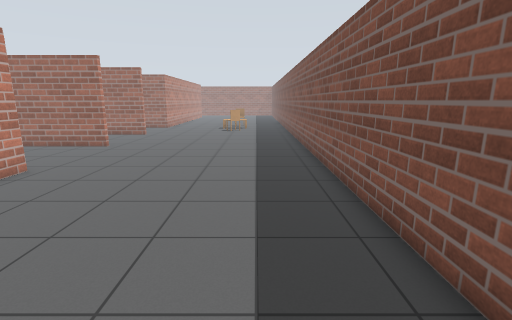
[1] (above)

16 first-person views from a walk through a world built for the Gazebo simulator. The camera is 1.3 m above the floor, tilts 12° down and sees 85° across. The floor is counted in squares, 0.5 m on a side. Each view is taken from the middle of a square. On the plan, view 1 faces up. The plan holds only what a view shows up to about 19 squares ahead; the rest is blank. The place goes on beyond the plan. Some stock models are drawn as simple stand-ins. Surface patterns are stand-ins for the level's own textures.

[2]
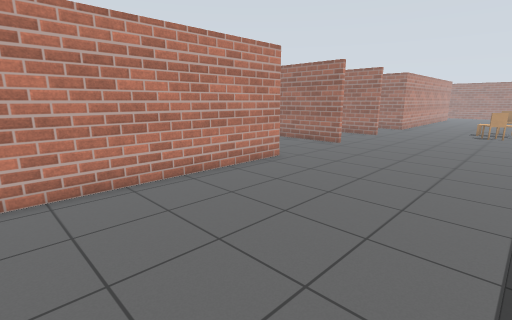

[3]
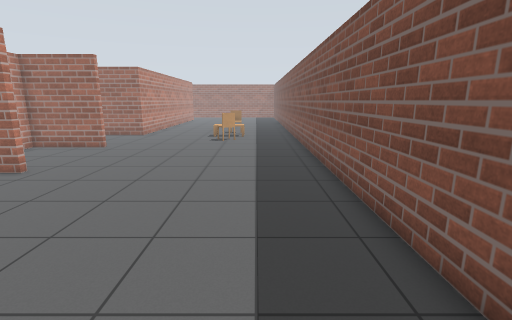

[4]
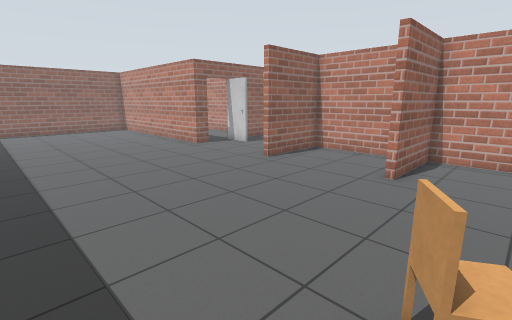

[5]
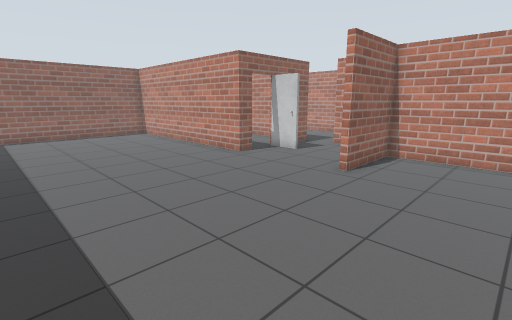

[6]
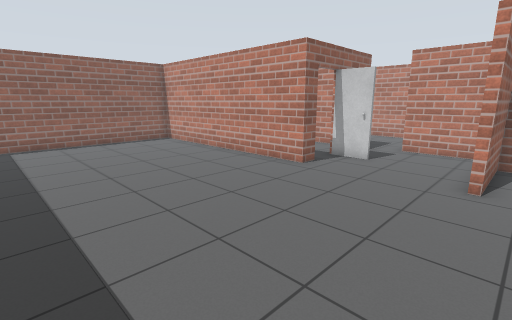

[7]
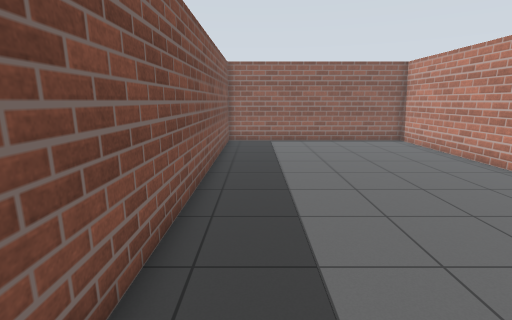

[8]
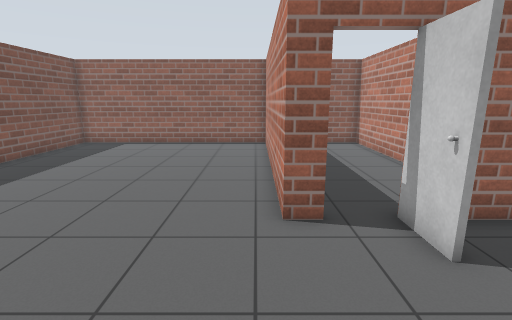

[9]
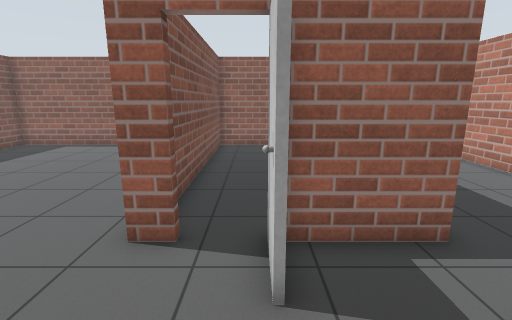

[10]
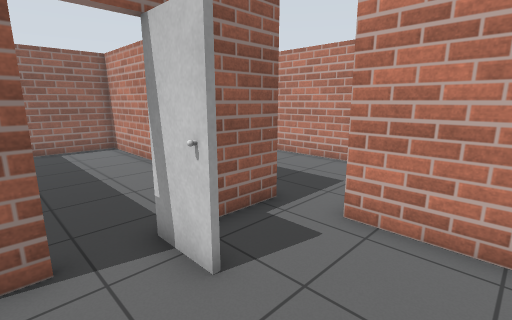

[11]
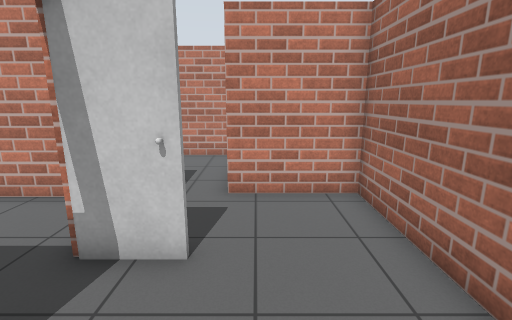

[12]
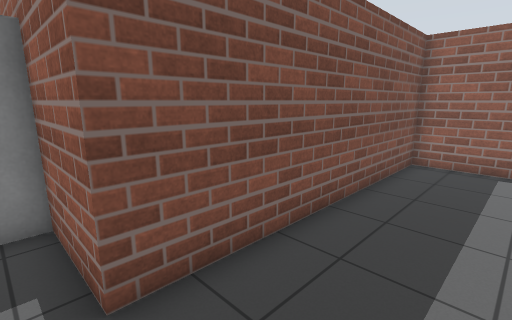

[13]
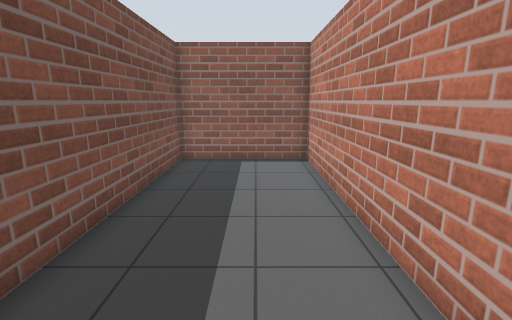

[14]
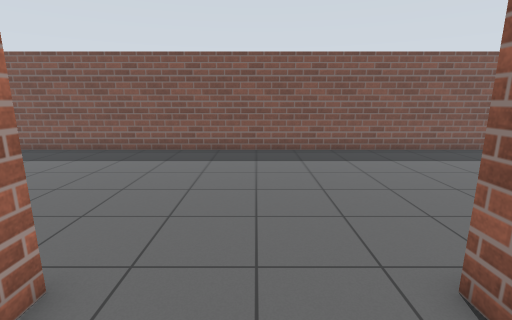

[15]
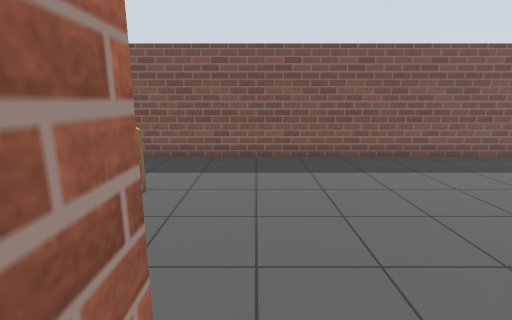

[16]
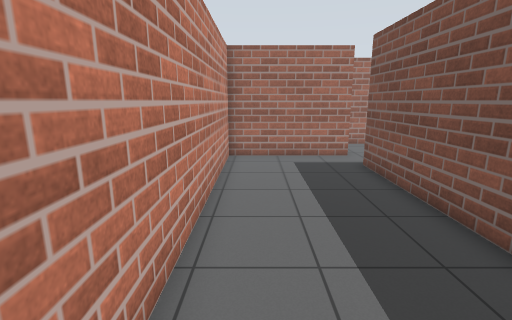

### Floor plan
Points are (right, up) in squares from view 1. A wall is a line through its corners. A room is listed if a view was taken in it or the views show most of it. See-through windows are left out.
Room 1 (views 1, 2, 3, 4, 5, 6, 7, 8, 10, 11, 15)
walls: (-8.5, 15.9) (-10.5, 15.9); (-9.6, 10.2) (-8.6, 10.2) (-8.6, -1.5) (2.8, -1.5) (2.8, 25.5); (-12.6, 24.6) (-12.6, 21.9) (-8.6, 21.9) (-8.6, 21.6) (-12.6, 21.6) (-12.6, 16.2) (-8.5, 16.2)
ways out: opening at (-9.5, 13) to room 2; open door at (-10, 10) to room 4
objects: chair (-3, 24) to (-2, 25)
Room 2 (views 9, 14)
walls: (-14.6, 10.2) (-11.5, 10.2); (-10.5, 15.9) (-14.6, 15.9) (-14.6, 12.2) (-15.6, 12.2)
ways out: opening at (-9.5, 13) to room 1; opening at (-15, 11) to room 3
objects: door leaf (-11, 10) to (-11, 12)
Room 3 (views 12, 13, 16)
walls: (-15.6, 12.2) (-20.3, 12.2) (-20.3, -1.5) (-14.6, -1.5) (-14.6, 10.2)
ways out: opening at (-15, 11) to room 2
Room 4 (no view inside)
walls: (-14.3, 4.4) (-14.3, -1.5) (-8.9, -1.5) (-8.9, 8); (-14.3, 8.2) (-14.3, 6)
ways out: open door at (-10, 10) to room 1

Positions as (right, up) in squares from view 1, and headings:
1: (0, 0), facing up
2: (0, 0), facing up-left
3: (0, 6), facing up
4: (1, 25), facing down-left
5: (1, 21), facing down-left
6: (1, 17), facing down-left
7: (1, 17), facing down
8: (-8, 16), facing down
9: (-11, 15), facing down
10: (-9, 15), facing down-left
11: (-7, 13), facing left
12: (-18, 11), facing down-right
13: (-18, 11), facing down
14: (-12, 13), facing right
15: (-10, 21), facing right
16: (-19, -1), facing up
